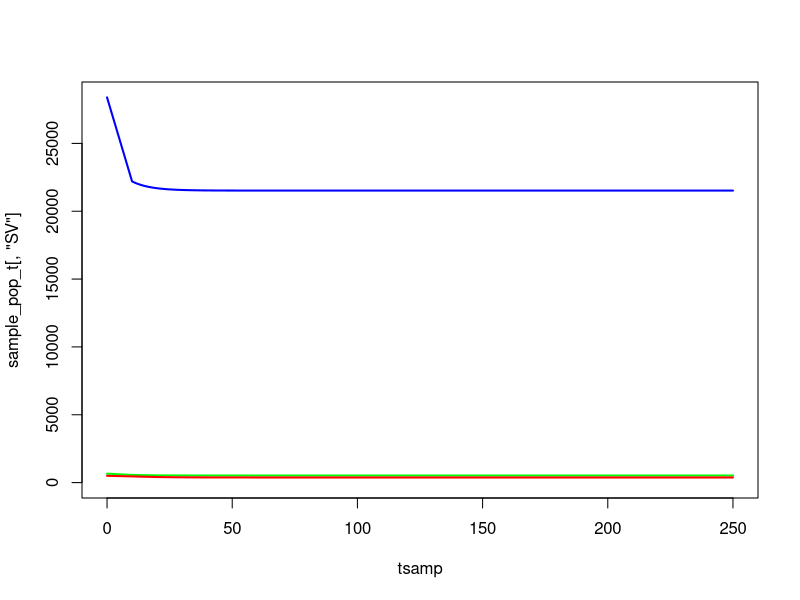

Write R code to recreate this figure. (Note: this script raises an error after producing the figure.)
################################################################################
#   Exponential distribution of EIP
#   Deterministic Model
################################################################################

rm(list=ls());gc()

# make a single node
make_node <- function(){

  node <- list()

  # new eggs are generated from a conditionally independent Poisson process
  node$EL_new <- 0

  # probabilities & transitions for early-stage instars (names are destinations of jumps)
  node$EL_probs <- rep(0,3)
  node$EL_probs <- setNames(node$EL_probs,c("EL","D","LL"))
  node$EL_transitions <- rep(0,3)
  node$EL_transitions <- setNames(node$EL_transitions,c("EL","D","LL"))

  # probabilities & transitions for late-stage instars
  node$LL_probs <- rep(0,3)
  node$LL_probs <- setNames(node$LL_probs,c("LL","D","PL"))
  node$LL_transitions <- rep(0,3)
  node$LL_transitions <- setNames(node$LL_transitions,c("LL","D","PL"))

  # probabilities & transitions for pupae
  node$PL_probs <- rep(0,4)
  node$PL_probs <- setNames(node$PL_probs,c("PL","D","SV_F","SV_M"))
  node$PL_transitions <- rep(0,4)
  node$PL_transitions <- setNames(node$PL_transitions,c("PL","D","SV_F","SV_M"))

  # probabilities & transitions for susceptible vectors
  node$SV_probs <- rep(0,3)
  node$SV_probs <- setNames(node$SV_probs,c("SV","D","EV"))
  node$SV_transitions <- rep(0,3)
  node$SV_transitions <- setNames(node$SV_transitions,c("SV","D","EV"))

  # probabilities & transitions for incubating vectors
  node$EV_probs <- rep(0,3)
  node$EV_probs <- setNames(node$EV_probs,c("EV","D","IV"))
  node$EV_transitions <- rep(0,3)
  node$EV_transitions <- setNames(node$EV_transitions,c("EV","D","IV"))

  # probabilities & transitions for infectious vectors
  node$IV_probs <- rep(0,2)
  node$IV_probs <- setNames(node$IV_probs,c("IV","D"))
  node$IV_transitions <- rep(0,2)
  node$IV_transitions <- setNames(node$IV_transitions,c("IV","D"))

  # state space
  node$EL <- 0
  node$LL <- 0
  node$PL <- 0
  node$SV <- 0
  node$EV <- 0
  node$IV <- 0

  list2env(node,hash=TRUE)
}

# execute an Euler-step for the model
# rates -> probabilities are defined by discretisation of the underlying
# CTMC system (competing hazards)
euler_step <- function(node,pars,tnow,dt){
  with(pars,{
    
    ########################################
    # INTERVENTION-DEPENDENT PARAMETERS
    ########################################

    delta <- 1/(tau1+tau2) # Inverse of gonotrophic cycle without ITNs/IRS
    e_ov <- beta*(exp(muV/delta)-1)/muV # Number of eggs per oviposition per mosquito

    ## Derived parameters which depend on intervention status:
    if(tnow > pars$time_ITN_on){
      ITNcov_t <- pars$ITNcov
    } else {
      ITNcov_t <- 0
    }
    if(tnow > pars$time_IRS_on){
      IRScov_t <- pars$IRScov
    } else {
      IRScov_t <- 0
    }

    # zCom: Probability of a mosquito being repelled from an ITN or IRS-treated house:
    c0 <- 1 - ITNcov_t - IRScov_t + ITNcov_t*IRScov_t
    cITN <- ITNcov_t - ITNcov_t*IRScov_t
    cIRS <- IRScov_t - ITNcov_t*IRScov_t
    cCom <- ITNcov_t*IRScov_t
    rCom <- rIRS + (1-rIRS)*rITN
    sCom  <- (1-rIRS)*sITN*sIRS
    zCom <- Q0*cITN*phiB*rITN + Q0*cIRS*phiI*rIRS + Q0*cCom*(phiI-phiB)*rIRS + Q0*cCom*phiB*rCom

    # deltaCom: Inverse of gonotrophic cycle length with ITNs & IRS:
    deltaCom <- 1/(tau1/(1-zCom) + tau2)

    # wCom: Probability that a surviving mosquito succeeds in feeding during a single attempt:
    wCom <- 1 - Q0 + Q0*c0 + Q0*cITN*(1-phiB+phiB*sITN) + Q0*cIRS*(1-phiI+phiI*sIRS) + Q0*cCom*((phiI-phiB)*sIRS + 1-phiI + phiB*sCom)

    # muVCom: Female mosquito death rate in presence of ITNs & IRS:
    p10 <- exp(-muV*tau1)
    p1Com <- p10*wCom/(1 - zCom*p10)
    p2 <- exp(-muV*tau2)
    pCom <- (p1Com*p2)^deltaCom
    muVCom <- -log(pCom)

    # betaCom: Eggs laid per day by female mosquitoes in presence of ITNs & IRS:
    betaCom <- e_ov*muVCom/(exp(muVCom/deltaCom) - 1)

    ########################################
    # EARLY-STAGE LARVAL INSTARS (EL)
    ########################################

    # inbound oviposition to EL
    NV <- sum(node$SV,node$EV,node$IV)
    node$EL_new <- betaCom*NV*dt

    # instantaneous hazards for EL
    haz_EL_mort <- muEL*(1 + ((node$EL+node$LL)/K))
    haz_EL_2LL <- 1/durEL

    # jump probabilities
    node$EL_probs[["EL"]] <- exp(-(haz_EL_mort + haz_EL_2LL)*dt)
    node$EL_probs[["D"]] <- (1 - node$EL_probs[["EL"]])*(haz_EL_mort / (haz_EL_mort + haz_EL_2LL)) # death
    node$EL_probs[["LL"]] <- (1 - node$EL_probs[["EL"]])*(haz_EL_2LL / (haz_EL_mort + haz_EL_2LL)) # to late-instar

    # jump sizes
    node$EL_transitions[["EL"]] <- node$EL * node$EL_probs[["EL"]]
    node$EL_transitions[["D"]] <- node$EL * node$EL_probs[["D"]]
    node$EL_transitions[["LL"]] <- node$EL * node$EL_probs[["LL"]]

    ########################################
    # LATE-STAGE LARVAL INSTARS (LL)
    ########################################

    # instantaneous hazards for LL
    haz_LL_mort <- muLL*(1 + gamma*((node$EL+node$LL)/K))
    haz_LL_2PL <- 1/durLL

    # jump probabilities
    node$LL_probs[["LL"]] <- exp(-(haz_LL_mort + haz_LL_2PL)*dt)
    node$LL_probs[["D"]] <- (1 - node$LL_probs[["LL"]])*(haz_LL_mort / (haz_LL_mort + haz_LL_2PL)) # death
    node$LL_probs[["PL"]] <- (1 - node$LL_probs[["LL"]])*(haz_LL_2PL / (haz_LL_mort + haz_LL_2PL)) # to pupae

    # jump sizes
    node$LL_transitions[["LL"]] <- node$LL * node$LL_probs[["LL"]]
    node$LL_transitions[["D"]] <- node$LL * node$LL_probs[["D"]]
    node$LL_transitions[["PL"]] <- node$LL * node$LL_probs[["PL"]]

    ########################################
    # PUPAE (PL)
    ########################################

    # instantaneous hazards for PL
    haz_PL_mort <- muPL
    haz_PL_2SV_F <- (1/durPL)*0.5
    haz_PL_2SV_M <- (1/durPL)*0.5

    # jump probabilities
    node$PL_probs[["PL"]] <- exp(-(haz_PL_mort + haz_PL_2SV_F + haz_PL_2SV_M)*dt)
    node$PL_probs[["D"]] <- (1 - node$PL_probs[["PL"]])*(haz_PL_mort / (haz_PL_mort + haz_PL_2SV_F + haz_PL_2SV_M)) # death
    node$PL_probs[["SV_F"]] <- (1 - node$PL_probs[["PL"]])*(haz_PL_2SV_F / (haz_PL_mort + haz_PL_2SV_F + haz_PL_2SV_M)) # to susceptible female
    node$PL_probs[["SV_M"]] <- (1 - node$PL_probs[["PL"]])*(haz_PL_2SV_M / (haz_PL_mort + haz_PL_2SV_F + haz_PL_2SV_M)) # to susceptible males

    # jump sizes
    node$PL_transitions[["PL"]] <- node$PL * node$PL_probs[["PL"]]
    node$PL_transitions[["D"]] <- node$PL * node$PL_probs[["D"]]
    node$PL_transitions[["SV_F"]] <- node$PL * node$PL_probs[["SV_F"]]
    node$PL_transitions[["SV_M"]] <- node$PL * node$PL_probs[["SV_M"]]

    ########################################
    # SUSCEPTIBLE VECTORS (SV)
    ########################################

    # instantaneous hazards for SV
    haz_SV_mort <-  muVCom
    haz_SV_inf <- lambdaV

    # jump probabilities
    node$SV_probs[["SV"]] <- exp(-(haz_SV_mort + haz_SV_inf)*dt)
    node$SV_probs[["D"]] <- (1 - node$SV_probs[["SV"]])*(haz_SV_mort / (haz_SV_mort + haz_SV_inf)) # death
    node$SV_probs[["EV"]] <- (1 - node$SV_probs[["SV"]])*(haz_SV_inf / (haz_SV_mort + haz_SV_inf)) # to incubating

    # jump sizes
    node$SV_transitions[["SV"]] <- node$SV * node$SV_probs[["SV"]]
    node$SV_transitions[["D"]] <- node$SV * node$SV_probs[["D"]]
    node$SV_transitions[["EV"]] <- node$SV * node$SV_probs[["EV"]]

    ########################################
    # INCUBATING VECTORS (EV)
    ########################################

    # instantaneous hazards for EV
    haz_EV_mort <-  muVCom
    haz_EV_inc <- 1/durEV

    # jump probabilities
    node$EV_probs[["EV"]] <- exp(-(haz_EV_mort + haz_EV_inc)*dt)
    node$EV_probs[["D"]] <- (1 - node$EV_probs[["EV"]])*(haz_EV_mort / (haz_EV_mort + haz_EV_inc)) # death
    node$EV_probs[["IV"]] <- (1 - node$EV_probs[["EV"]])*(haz_EV_inc / (haz_EV_mort + haz_EV_inc)) # to infectious

    # jump sizes
    node$EV_transitions[["EV"]] <- node$EV * node$EV_probs[["EV"]]
    node$EV_transitions[["D"]] <- node$EV * node$EV_probs[["D"]]
    node$EV_transitions[["IV"]] <- node$EV * node$EV_probs[["IV"]]

    ########################################
    # INFECTIOUS VECTORS (IV)
    ########################################

    # instantaneous hazards for IV
    haz_IV_mort <- muVCom

    # jump probabilities
    node$IV_probs[["IV"]] <- exp(-haz_IV_mort*dt)
    node$IV_probs[["D"]] <- (1 - node$IV_probs[["IV"]])

    # jump sizes
    node$IV_transitions[["IV"]] <- node$IV * node$IV_probs[["IV"]]
    node$IV_transitions[["D"]] <- node$IV * node$IV_probs[["D"]]

    ########################################
    # UPDATE POPULATION
    ########################################

    node$EL <- node$EL_transitions[["EL"]] + node$EL_new
    node$LL <- node$LL_transitions[["LL"]] + node$EL_transitions[["LL"]]
    node$PL <- node$PL_transitions[["PL"]] + node$LL_transitions[["PL"]]
    node$SV <- node$SV_transitions[["SV"]] + node$PL_transitions[["SV_F"]]
    node$EV <- node$EV_transitions[["EV"]] + node$SV_transitions[["EV"]]
    node$IV <- node$IV_transitions[["IV"]] + node$EV_transitions[["IV"]]

  })
}

## Model parameters:
theta <- list(
	## Mosquito life cycle parameters:
	beta = 21.19, # Number of eggs laid per day by female mosquito
	muEL = 0.034, # Early larval instar daily mortality
	muLL = 0.035, # Late larval instar daily mortality
	muPL = 0.25, # Pupal daily mortality
	durEL = 6.64, # Duration of early instar stage
	durLL = 3.72, # Duration of late instar stage
	durPL = 0.64, # Duration of pupal stage
	durEV = 10, # Duration of latent period in mosquito (days)
	gamma = 13.25, # Effect of density-dependence on late instars relative to early instars
	tau1 = 0.68, # Time spent foraging for a blood meal at 0% ITN coverage
	tau2 = 2.32, # Time spent resting and ovipositing by a mosquito

	## Intervention parameters (variable):
	ITNcov = 0.5, # ITN coverage
	IRScov = 0, # IRS coverave
	time_ITN_on = 1e3, # When ITNs are applied (days)
	time_IRS_on = 1e3, # When IRS is applied (days)

	## Species-specific parameters:
	## An. gambiae:
	muV = 1/7.6, # Adult mosquito daily mortality
	Q0 = 0.92, # Human blood index
	phiB = 0.89, # Proportion of bites on a person while they are in bed
	phiI = 0.97, # Proportion of bites on a person while they are indoors
	rITN = 0.56, # Probability of mosquito repeating a feeding attempt due to IRS
	sITN = 0.03, # Probability of mosquito feeding and surviving in presence of ITNs
	rIRS = 0.60, # Probability of mosquito repeating a feeding attempt due to IRS
	sIRS = 0, # Probability of mosquito feeding and surviving in presence of IRS

	## An. arabiensis:
	# muV = 1/7.6, # Adult mosquito daily mortality
	# Q0 = 0.71, # Human blood index
	# phiB = 0.90, # Proportion of bites on a person while they are in bed
	# phiI = 0.96, # Proportion of bites on a person while they are indoors
	# rITN = 0.48, # Probability of mosquito repeating a feeding attempt due to IRS
	# sITN = 0.39, # Probability of mosquito feeding and surviving in presence of ITNs
	# rIRS = 0.60, # Probability of mosquito repeating a feeding attempt due to IRS
	# sIRS = 0, # Probability of mosquito feeding and surviving in presence of IRS

	## An. funestus:
	# muV = 1/8.9, # Adult mosquito daily mortality
	# Q0 = 0.94, # Human blood index
	# phiB = 0.90, # Proportion of bites on a person while they are in bed
	# phiI = 0.98, # Proportion of bites on a person while they are indoors
	# rITN = 0.56, # Probability of mosquito repeating a feeding attempt due to IRS
	# sITN = 0.03, # Probability of mosquito feeding and surviving in presence of ITNs
	# rIRS = 0.63, # Probability of mosquito repeating a feeding attempt due to IRS
	# sIRS = 0, # Probability of mosquito feeding and surviving in presence of IRS

	## Additional transmission parameters:
	f0 = 1/3, # Daily biting rate by mosquitoes on animals and humans
	epsilon0 = 10/365, # Daily entomological inolculation rate
	iH_eq = 0.35, # Equilibrium malaria prevalence in humans
	NH_eq = 2000, # Equilibrium human population size
	bV = 0.05 # Probability of transmission from human to vector per infectious bite
)

with(theta,{

  a0 <<- Q0*f0 # Human biting rate at equilibrium
  lambdaV <<- a0*iH_eq*bV # Force of infection in mosquitoes at equilibrium

  IV_eq <<- 500
  EV_eq <<- durEV*IV_eq*muV
  SV_eq <<- ((durEV*IV_eq*muV) + ((durEV^2)*IV_eq*(muV^2))) / (durEV*lambdaV)
  NV_eq <<- IV_eq + EV_eq + SV_eq

  omega_1 <<- -0.5 * ( (gamma*(muLL/muEL)) - (durEL/durLL) + ((gamma-1)*muLL*durEL) )
  omega_2 <<- sqrt(
    (0.25 * (( (gamma*(muLL/muEL)) - (durEL/durLL) + ((gamma-1)*muLL*durEL) )^2)) + (gamma * ((beta*muLL*durEL) / (2*muEL*muV*durLL*(1 + (durPL*muPL)))) )
  )
  omega <<- omega_1 + omega_2

  PL_eq <<- 2*durPL*muV*NV_eq
  LL_eq <<- 2*muV*durLL*(1 + (durPL*muPL))*NV_eq
  EL_eq <<- 2*omega*muV*durLL*(1 + (durPL*muPL))*NV_eq

  K <<- (NV_eq*2*durLL*muV*(1 + (durPL*muPL))*gamma*(omega+1)) / ((omega/(muLL*durEL)) - (1/(muLL*durLL)) - 1)
})


# # equilibrium solutions
# with(theta,{
#
#   ## Derived parameters:
#   # NV <<- SV + EV + IV # Total mosquito population size
#   delta <<- 1/(tau1+tau2) # Inverse of gonotrophic cycle without ITNs/IRS
#   e_ov <<- beta*(exp(muV/delta)-1)/muV # Number of eggs per oviposition per mosquito
#   b_omega <<- gamma*muLL/muEL - durEL/durLL + (gamma-1)*muLL*durEL
#   omega <<- -0.5*b_omega + sqrt(0.25*b_omega^2 + gamma*beta*muLL*durEL/(2*muEL*muV*durLL*(1+durPL*muPL)))
#
#   a0 <<- Q0*f0 # Human biting rate at equilibrium
#
#   lambdaV <<- a0*iH_eq*bV # Force of infection in mosquitoes at equilibrium
#
#
#   iV_eq <<- lambdaV*exp(-muV*durEV)/(lambdaV + muV)
#   sV_eq <<- iV_eq*muV/(lambdaV*exp(-muV*durEV))
#   eV_eq <<- 1 - sV_eq - iV_eq
#
#   NV_eq <<- epsilon0*NH_eq/(iV_eq*a0)
#
#   EL_eq <<- 2*omega*muV*durLL*(1 + muPL*durPL)*NV_eq
#   LL_eq <<- 2*muV*durLL*(1 + muPL*durPL)*NV_eq
#   PL_eq <<- 2*muV*durPL*NV_eq
#
#   SV_eq <<- sV_eq*NV_eq
#   EV_eq <<- eV_eq*NV_eq
#   IV_eq <<- iV_eq*NV_eq
#
#   K <<- 2*NV_eq*muV*durLL*(1 + muPL*durPL)*gamma*(omega+1)/(omega/(muLL*durEL) - 1/(muLL*durLL) - 1) # Larval carrying capacity
#
# })

theta1 <- c(theta,K=K,lambdaV=lambdaV)

node <- make_node()
node$EL <- EL_eq
node$LL <- LL_eq
node$PL <- PL_eq
node$SV <- SV_eq
node$EV <- EV_eq
node$IV <- IV_eq

tmax <- 250
dt <- 1
time <- seq(from=1,to=tmax,by=dt)

# sampling grid
sample_grid <- tsamp <- c(0,seq(from=10,to = tmax,by = 1))
sample_pop <- matrix(0,nrow=6,ncol=length(sample_grid),dimnames=list(c("EL","LL","PL","SV","EV","IV"),paste0(sample_grid)))

sample_pop["EL",1] <- node$EL
sample_pop["LL",1] <- node$LL
sample_pop["PL",1] <- node$PL
sample_pop["SV",1] <- node$SV
sample_pop["EV",1] <- node$EV
sample_pop["IV",1] <- node$IV
sample_grid <- sample_grid[-1]

# run simulation
pb <- txtProgressBar(min = 1,max = length(time))
for(t in 1:length(time)){

  # euler step
  euler_step(node = node,pars = theta1,tnow = time[t],dt = dt)

  # sample the population (done at the very end of the time-step, because its not part of the dynamics)
  if(time[t] == sample_grid[1]){

    sample_pop["EL",as.character(sample_grid[1])] <- node$EL
    sample_pop["LL",as.character(sample_grid[1])] <- node$LL
    sample_pop["PL",as.character(sample_grid[1])] <- node$PL
    sample_pop["SV",as.character(sample_grid[1])] <- node$SV
    sample_pop["EV",as.character(sample_grid[1])] <- node$EV
    sample_pop["IV",as.character(sample_grid[1])] <- node$IV
    sample_grid <- sample_grid[-1]

  }
  setTxtProgressBar(pb = pb,value = t)
}

sample_pop_t <- t(sample_pop)
ylim <- max(sample_pop_t[,4:6])
plot(x = tsamp,y = sample_pop_t[,"SV"],col="blue",lwd=2,ylim=c(0,ylim),type="l")
lines(x = tsamp,y = sample_pop_t[,"EV"],col="green",lwd=2)
lines(x = tsamp,y = sample_pop_t[,"IV"],col="red",lwd=2)

tail(sample_pop_t)




# test our numerical/analytic "exact" equilibria
eq <- calc_eq(theta = theta1,dt = dt,IV = IV_eq,lambdaV = lambdaV)

theta2 <- theta1

node <- make_node()
node$EL <- eq$EL_eq
node$LL <- eq$LL_eq
node$PL <- eq$PL_eq
node$SV <- eq$SV_eq
node$EV <- eq$EV_eq
node$IV <- IV_eq

theta2$K <- eq$K_eq

tmax <- 250
time <- seq(from=1,to=tmax,by=dt)

# sampling grid
sample_grid <- tsamp <- c(0,seq(from=10,to = tmax,by = 1))
sample_pop <- matrix(0,nrow=6,ncol=length(sample_grid),dimnames=list(c("EL","LL","PL","SV","EV","IV"),paste0(sample_grid)))

sample_pop["EL",1] <- node$EL
sample_pop["LL",1] <- node$LL
sample_pop["PL",1] <- node$PL
sample_pop["SV",1] <- node$SV
sample_pop["EV",1] <- node$EV
sample_pop["IV",1] <- node$IV
sample_grid <- sample_grid[-1]

# run simulation
pb <- txtProgressBar(min = 1,max = length(time))
for(t in 1:length(time)){
  
  # euler step
  euler_step(node = node,pars = theta2,tnow = time[t],dt = dt)
  
  # sample the population (done at the very end of the time-step, because its not part of the dynamics)
  if(time[t] == sample_grid[1]){
    
    sample_pop["EL",as.character(sample_grid[1])] <- node$EL
    sample_pop["LL",as.character(sample_grid[1])] <- node$LL
    sample_pop["PL",as.character(sample_grid[1])] <- node$PL
    sample_pop["SV",as.character(sample_grid[1])] <- node$SV
    sample_pop["EV",as.character(sample_grid[1])] <- node$EV
    sample_pop["IV",as.character(sample_grid[1])] <- node$IV
    sample_grid <- sample_grid[-1]
    
  }
  setTxtProgressBar(pb = pb,value = t)
}

sample_pop_t <- t(sample_pop)
ylim <- max(sample_pop_t[,4:6])
plot(x = tsamp,y = sample_pop_t[,"SV"],col="blue",lwd=2,ylim=c(0,ylim),type="l")
lines(x = tsamp,y = sample_pop_t[,"EV"],col="green",lwd=2)
lines(x = tsamp,y = sample_pop_t[,"IV"],col="red",lwd=2)

tail(sample_pop_t)